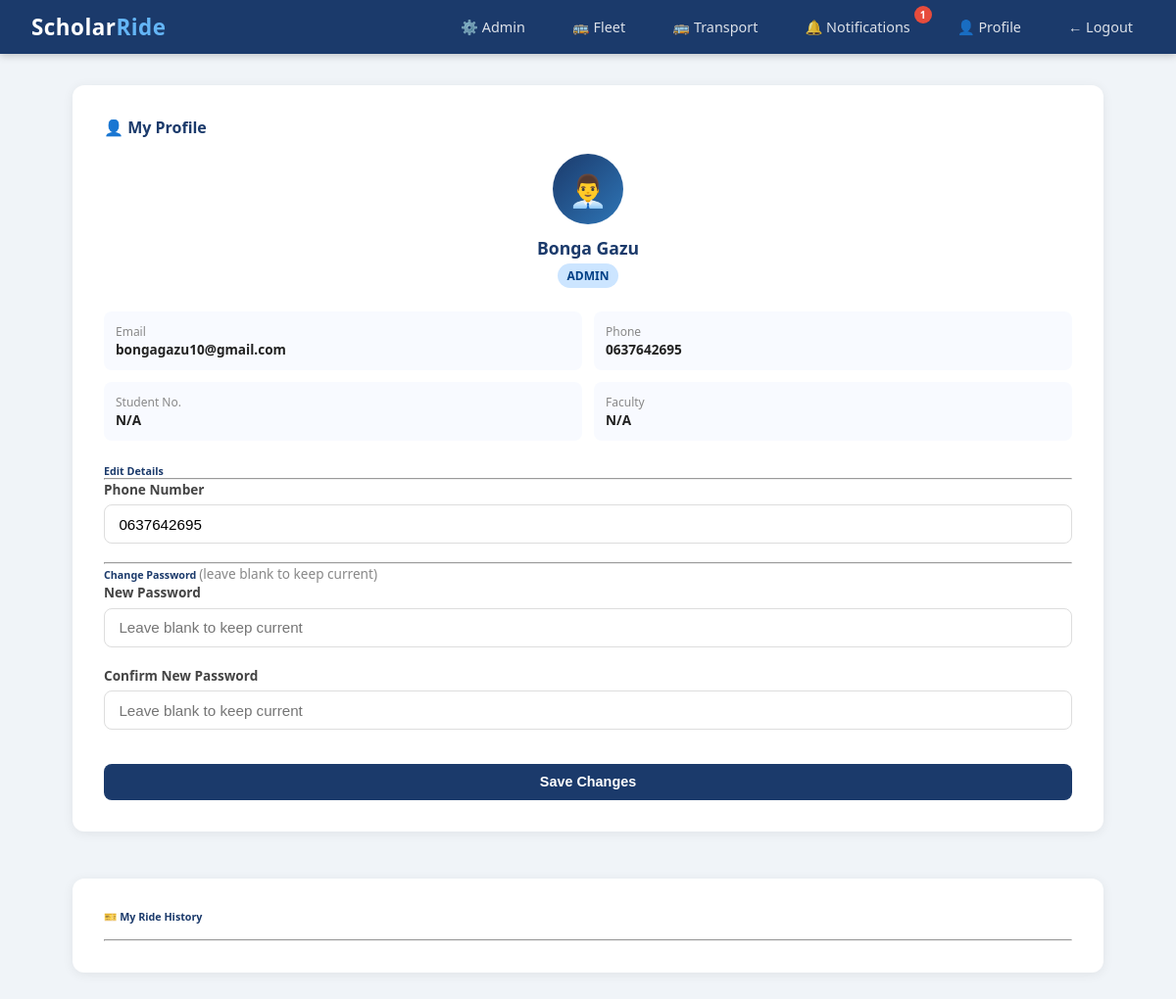
The app's page /profile (signed in), older data.
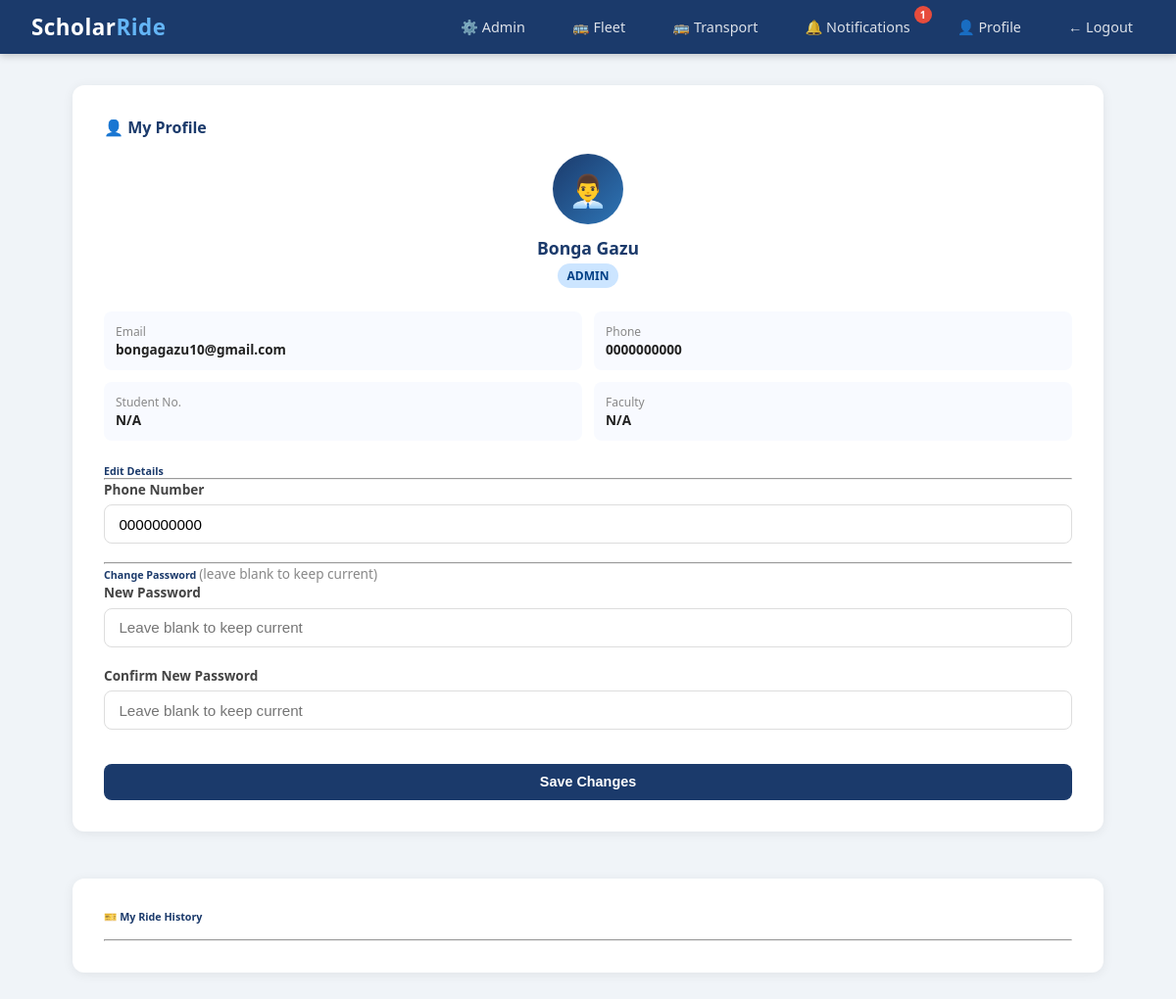
The same page, newer data.
### scholar_ride/models.py (models this page shows)
class User(db.Model, UserMixin):
    id = db.Column(db.Integer, primary_key=True)
    student_number = db.Column(db.String(20), unique=True, nullable=True)
    staff_number = db.Column(db.String(20), unique=True, nullable=True)
    full_name = db.Column(db.String(100), nullable=False)
    email = db.Column(db.String(120), unique=True, nullable=False)
    phone = db.Column(db.String(20), nullable=False)
    password_hash = db.Column(db.String(128), nullable=False)
    role = db.Column(db.String(20), default='student')
    department = db.Column(db.String(100), nullable=True)
    verified = db.Column(db.Boolean, default=False)
    approval_status = db.Column(db.String(20), default='pending')
    otp = db.Column(db.String(6), nullable=True)
    created_at = db.Column(db.DateTime, default=datetime.utcnow)
    driver_code = db.Column(db.String(20), nullable=True)
    rides = db.relationship('Ride', backref='driver', lazy=True)
    bookings = db.relationship('Booking', backref='student', lazy=True)

### scholar_ride/routes/auth.py (the view, shortened to what this page needs)
@auth.route('/profile', methods=['GET', 'POST'])
@login_required
def profile():
    from scholar_ride.models import Booking, Ride
    if current_user.role == 'driver':
        history = Ride.query.filter_by(driver_id=current_user.id)\
                            .order_by(Ride.departure_time.desc()).limit(5).all()
    else:
        bookings = Booking.query.filter_by(student_id=current_user.id)\
                                .order_by(Booking.booking_date.desc()).limit(5).all()
        history = [b.ride for b in bookings if b.ride][:5]
    return render_template('profile.html', history=history)

### scholar_ride/models.py (called while the page is built)
@login_manager.user_loader
def load_user(user_id):
    return User.query.get(int(user_id))

### scholar_ride/templates/profile.html (shortened to what the changed rows need)
{% extends "base.html" %}
{% block content %}
<div style="display:grid; grid-template-columns:{% if current_user.role == 'admin' %}1fr{% else %}1fr 1.2fr{% endif %}; gap:1.5rem; align-items:flex-start;">
    <div>
        <div class="card p-4 mb-3">
            <div style="text-align:center; margin-bottom:1.5rem;">
                <div style="width:72px; height:72px; border-radius:50%; background:linear-gradient(135deg,#1B3A6B,#2E75B6);
                            display:flex; align-items:center; justify-content:center;
                            font-size:2rem; margin:0 auto 0.75rem;">
                    {% if current_user.role == 'driver' %}🧑‍✈️
                    {% elif current_user.role == 'admin' %}👨‍💼
                    {% elif current_user.role == 'staff' %}👨‍🏫
                    {% else %}🎓{% endif %}
                </div>
                <div style="font-weight:700; font-size:1.1rem; color:#1B3A6B;">{{ current_user.full_name }}</div>
                <span class="badge badge-primary" style="margin-top:0.25rem;">{{ current_user.role | upper }}</span>
            </div>
            <div style="display:grid; grid-template-columns:1fr 1fr; gap:0.75rem; margin-bottom:1.5rem;">
                <div style="background:#f8faff; border-radius:8px; padding:0.75rem;">
                    <div style="font-size:0.75rem; color:#888;">Email</div>
                    <div style="font-size:0.85rem; font-weight:600; word-break:break-all;">{{ current_user.email }}</div>
                </div>
                <div style="background:#f8faff; border-radius:8px; padding:0.75rem;">
                    <div style="font-size:0.75rem; color:#888;">Phone</div>
                    <div style="font-size:0.85rem; font-weight:600;">{{ current_user.phone }}</div>
                </div>
                <div style="background:#f8faff; border-radius:8px; padding:0.75rem;">
                    {% if current_user.role == 'staff' %}
                    <div style="font-size:0.75rem; color:#888;">Staff No.</div>
                    <div style="font-size:0.85rem; font-weight:600;">{{ current_user.staff_number or 'N/A' }}</div>
                    {% elif current_user.role == 'driver' %}
                    <div style="font-size:0.75rem; color:#888;">Driver Code</div>
                    <div style="font-size:0.85rem; font-weight:600;">{{ current_user.driver_code or 'Pending' }}</div>
                    {% else %}
                    <div style="font-size:0.75rem; color:#888;">Student No.</div>
                    <div style="font-size:0.85rem; font-weight:600;">{{ current_user.student_number or 'N/A' }}</div>
                    {% endif %}
                </div>
                {% if current_user.role in ['student', 'staff', 'admin'] %}
                <div style="background:#f8faff; border-radius:8px; padding:0.75rem;">
                    <div style="font-size:0.75rem; color:#888;">Faculty</div>
                    <div style="font-size:0.85rem; font-weight:600;">{{ current_user.department or 'N/A' }}</div>
                </div>
                {% endif %}
            </div>
            <form method="POST" action="/profile">
                <div class="form-group">
                    <label>Phone Number</label>
                    <input type="text" name="phone" class="form-control"
                           value="{{ current_user.phone }}" required>
                </div>
            </form>
        </div>
    </div>
</div>
{% endblock %}

Row changes from the older to the newer data that the page shows:
changed User "Bonga Gazu": phone "0637642695" → "0000000000"
